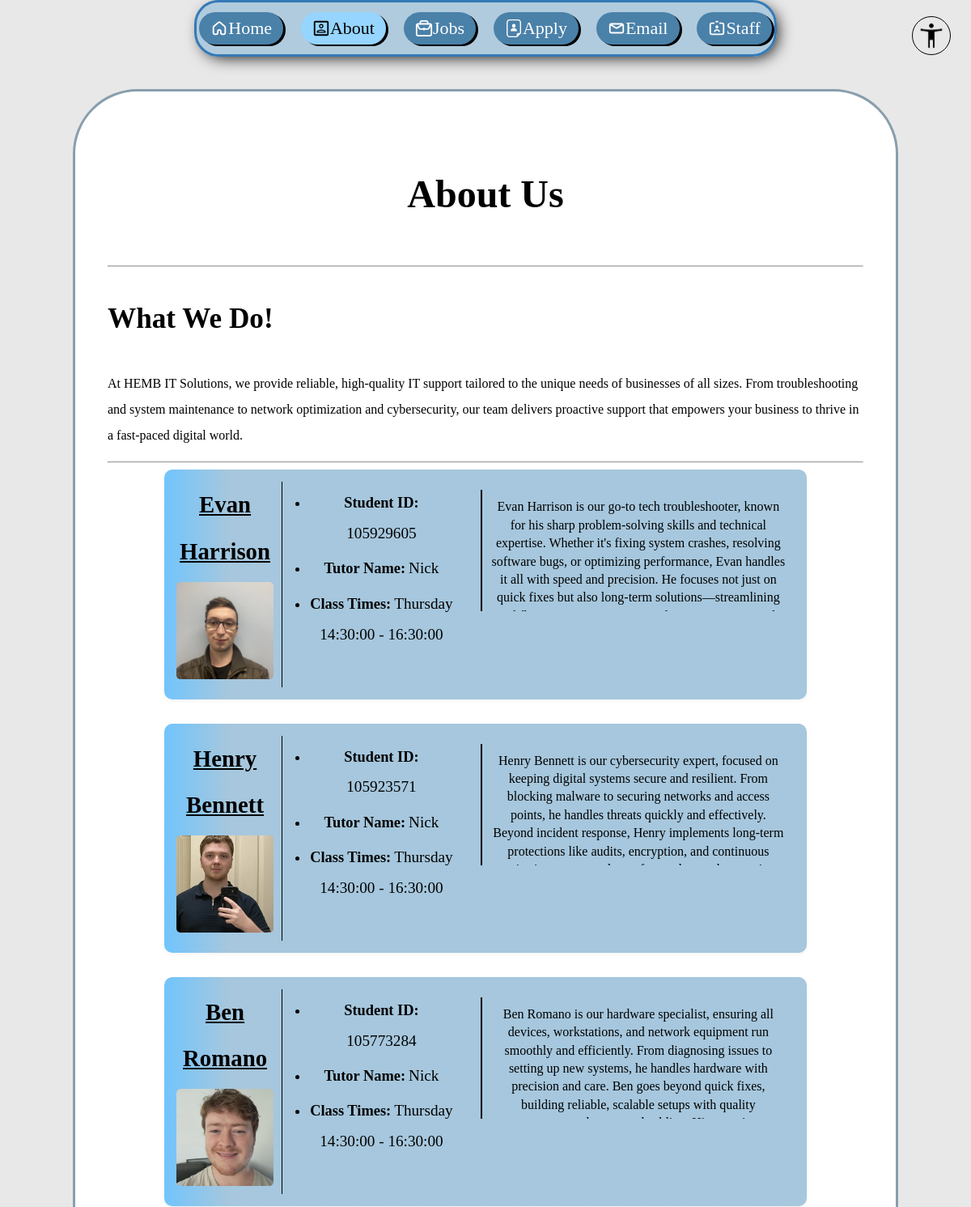
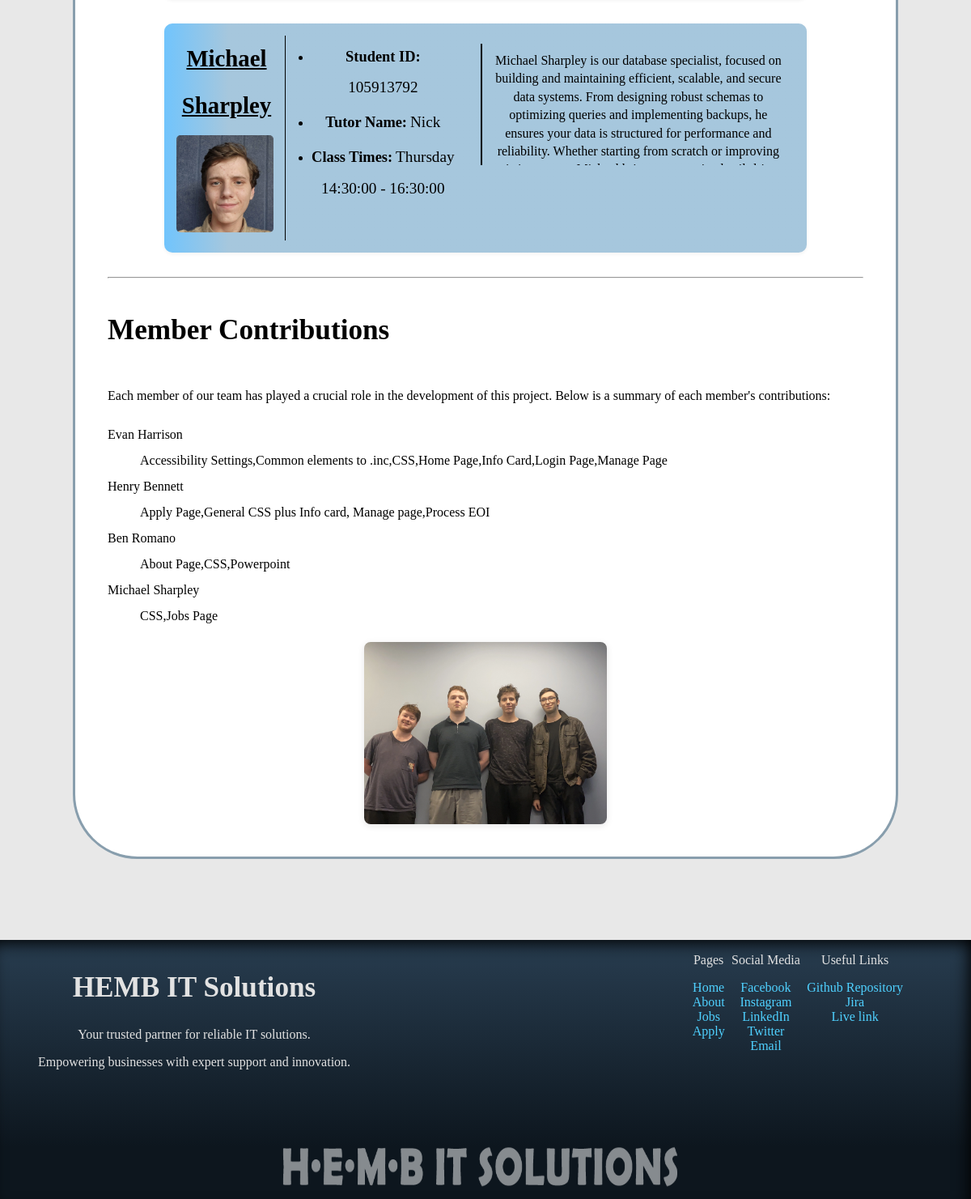
Page /about.php on the committed database (2 pictures, top to bottom).
### tables this page shows
CREATE TABLE `employees` (
  `ID` int(10) UNSIGNED NOT NULL COMMENT 'The employees ID',
  `First_name` varchar(100) NOT NULL COMMENT 'The Employees first name',
  `Last_name` varchar(100) NOT NULL COMMENT 'The Employees last name',
  `Student_ID` int(9) NOT NULL COMMENT 'The employees student ID',
  `Tutor_ID` int(11) UNSIGNED NOT NULL COMMENT 'The link to the tutor for this employee',
  `Class_Time_ID` int(11) UNSIGNED NOT NULL COMMENT 'The foreign key link to the class times',
  `Photo` varchar(255) NOT NULL COMMENT 'The file name for the photo of this employee',
  `Photo_Alt` varchar(255) NOT NULL COMMENT 'The Employees alternate description for the photo incase it doesn''t load or for accessibility reasons',
  `Description` text NOT NULL COMMENT 'The description of what this employee does for the company'
);

CREATE TABLE `tutors` (
  `Tutor_ID` int(11) UNSIGNED NOT NULL COMMENT 'The ID for a tutor',
  `Name` varchar(100) NOT NULL COMMENT 'The Name for that tutor'
);

CREATE TABLE `class_times` (
  `Class_Time_ID` int(11) UNSIGNED NOT NULL COMMENT 'The unique identifier of the class time',
  `Day` enum('Monday','Tuesday','Wednesday','Thursday','Friday') NOT NULL COMMENT 'The day when the class happens',
  `Start_Time` time NOT NULL COMMENT 'The time when the class starts',
  `End_Time` time NOT NULL COMMENT 'the time when class ends'
);

### about.php (the view, shortened to what this page needs)
<?php
include './php/functionality.php';
require_once './php/settings.php';
$conn = new mysqli($host, $user, $pwd, $sql_db);
$query = "
SELECT
    e.*,
    t.Name               AS tutor_Name,
    ct.Day              AS class_time_Day,
    ct.Start_Time       AS class_start_time,
    ct.End_Time         AS class_end_time,
    GROUP_CONCAT(c.Contribution ORDER BY c.Contribution SEPARATOR ',') AS contributions
FROM employees AS e
    LEFT JOIN tutors AS t
        ON e.Tutor_ID = t.Tutor_ID
    LEFT JOIN class_times AS ct
        ON e.Class_Time_ID = ct.Class_Time_ID
    LEFT JOIN contributions AS c
        ON e.ID = c.Employee_ID
    GROUP BY e.ID;
";
$result = $conn->query($query);
?>
<!DOCTYPE html>
<html lang="en" class="<?php set_accessibility(); ?>">
<head>
    <link rel="stylesheet" href="./styles/styles.css" />
</head>
<body>
    <?php
        include './inc/accessibility.inc';
        include './inc/navigation.inc';
    ?>
        <main id="About_Main">
            <h1 id="about_us_heading">About Us</h1>
            <hr>
        <h2 class="about_us">What We Do!</h2>
        <p class="about_us">
            At HEMB IT Solutions, we provide reliable, high-quality IT support tailored to the unique needs of businesses of all sizes.
            From troubleshooting and system maintenance to network optimization and cybersecurity, our team delivers proactive support
            that empowers your business to thrive in a fast-paced digital world.
        </p>
        <hr />
        <div id="employee_info">
            <?php
            while ($row = $result->fetch_assoc()) {
                echo "<div class='employee_box main_section'>";
                echo "<div class='individual_employee'>";
                echo "<div class='title_image_and_list_flex_container'>";
                echo "<div class='title_image'>";
                echo "<h3>" . htmlspecialchars($row['First_name']) . " " . htmlspecialchars($row['Last_name']) . "</h3>";
                echo "<img class='individual_employee_photos' src='images/" . htmlspecialchars($row['Photo']) . "' alt='Front-facing picture of " . htmlspecialchars($row['First_name']) . ", one of the team members'>";
                echo "</div>";
                echo "<div class='info-section'>";
                echo "<ul>";
                echo "<li><strong>Student ID:</strong> <span class='info-value'>" . htmlspecialchars($row['Student_ID']) . "</span></li>";
                echo "<li><strong>Tutor Name:</strong> <span class='info-value'>" . htmlspecialchars($row['tutor_Name']) . "</span></li>";
                echo "<li><strong>Class Times:</strong> <span class='info-value'>" . htmlspecialchars($row['class_time_Day']) . " " . htmlspecialchars($row['class_start_time']) . " - " . htmlspecialchars($row['class_end_time']) . "</span></li>";
                echo "</ul>";
                echo "</div>";
                echo "</div>";
                echo "<div class='description_box'><p>" . htmlspecialchars($row['Description']) . "</p></div>";
                echo "</div>";
                echo "</div>";
            }
            ?>
        </div>
        <hr />
        <section id="member_contributions">
            <h2>Member Contributions</h2>
            <p>Each member of our team has played a crucial role in the development of this project. Below is a summary of each member's contributions:</p>
            <dl>
                <?php
                $result = $conn->query($query);
                while ($row = $result->fetch_assoc()) {
                    echo "<dt>" . htmlspecialchars($row['First_name']) . " " . htmlspecialchars($row['Last_name']) . "</dt>";
                    echo "<dd>" . htmlspecialchars($row['contributions']) . "</dd>";
                }
                ?>
            </dl>
        </section>
                <img id="Group_Photo" src="images/Group_Photo.webp" alt="A Photo of 4 people showing the developer team">
        </main>
        <?php
            include './inc/footer.inc';
        ?>
    </body>
</html>

### php/functionality.php (shortened to what this page needs)
<?php
    function set_accessibility(): void {
        $preferences = implode(" ", array_filter(
            $_SESSION['accessibility'],
            function($array_item) {
                return !str_contains($array_item, "default");
            }
        ));
        if ($preferences == "") {
            echo "";
        }
        else {
            echo $preferences;
        }
    }

### inc/accessibility.inc (shortened to what this page needs)
<section id="access_dropdown">
    <section id="dropdown_preview" tabindex="0">
        <img src="./images/accessibility_icon.webp" alt="an image of a person with a disability icon">
    </section>
</section>

### inc/navigation.inc
<?php
    $currentfile = basename($_SERVER['PHP_SELF'])
?>
<nav class="main_navigation" id="<?php echo substr($currentfile, 0, -4); ?>_nav">
    <a class="<?php if ($currentfile == "index.php") { echo "current";} ?>" href="./index.php"><?php echo NAV_SVG_ICONS['Home']; ?>Home</a>
    <a class="<?php if ($currentfile == "about.php") { echo "current";} ?>" href="./about.php"><?php echo NAV_SVG_ICONS['About']; ?>About</a>
    <a class="<?php if ($currentfile == "jobs.php") { echo "current";} ?>" href="./jobs.php"><?php echo NAV_SVG_ICONS['Jobs']; ?>Jobs</a>
    <a class="<?php if ($currentfile == "apply.php") { echo "current";} ?>" href="./apply.php"><?php echo NAV_SVG_ICONS['Apply']; ?>Apply</a>
    <a href="mailto:hemb.ithelp@gmail.com"><?php echo NAV_SVG_ICONS['Email']; ?>Email</a>
    <a class="<?php if ($currentfile == "login.php") { echo "current";} ?>" href="./login.php"><?php echo NAV_SVG_ICONS['Staff']; ?>Staff</a>
</nav>

### inc/footer.inc
<footer>
    <section id="footer_company_description">
        <h2>HEMB IT Solutions</h2>
        <p>Your trusted partner for reliable IT solutions.</p>
        <p>Empowering businesses with expert support and innovation.</p>
    </section>
    <div id="footer_empty_row">
    </div>
    <div id="footer_links_flex_container">
        <div class="footer_links">
            <p>Pages</p>
            <nav>
                <a href="./index.php">Home</a>
                <a href="./about.php">About</a>
                <a href="./jobs.php">Jobs</a>
                <a href="./apply.php">Apply</a>
            </nav>
        </div>
        <div class="footer_links">
            <p>Social Media</p>
            <nav>
                <a href="https://www.facebook.com/" target="_blank">Facebook</a>
                <a href="https://www.instagram.com/" target="_blank">Instagram</a>
                <a href="https://www.linkedin.com/" target="_blank">LinkedIn</a>
                <a href="https://www.twitter.com/" target="_blank">Twitter</a>
                <a href="mailto:hemb.ithelp@gmail.com">Email</a>
            </nav>
        </div>
        <div class="footer_links">
            <p>Useful Links</p>
            <nav>
                <a href="https://github.com/SPUDYBRO/HEMB" target="_blank">Github Repository</a>
                <a href="https://hemb-it-support.atlassian.net/jira/software/projects/SCRUM/boards/1" target="_blank">Jira</a>
                <a href="https://spudybro.github.io/HEMB/" target="_blank">Live link</a>
            </nav>
        </div>
        <div id="footer_image">
            <img src="./images/footer_image.webp" alt="text saying 'HEMB IT Solutions'">
        </div>
    </div>
</footer>

### rows in the picture
employees: First_name "Evan", Last_name "Harrison", Photo+First_name (picture), Student_ID "105929605", Tutor_ID.Name "Nick", Class_Time_ID.Day "Thursday", Class_Time_ID.Start_Time "14:30:00", Class_Time_ID.End_Time "16:30:00", Description "Evan Harrison is our go-to tech troubleshooter, known for his sharp problem-solving skills and technical expertise. Whether it's fixing system crashes, resolving software bugs, or optimizing performance, Evan handles it all with speed and precision. He focuses not just on quick fixes but also long-term solutions—streamlining…", contributions "Accessibility Settings,Common elements to .inc,CSS,Home Page,Info Card,Login Page,Manage Page"
employees: First_name "Henry", Last_name "Bennett", Photo (picture), Student_ID "105923571", Tutor_ID.Name "Nick", Class_Time_ID.Day "Thursday", Class_Time_ID.Start_Time "14:30:00", Class_Time_ID.End_Time "16:30:00", Description "Henry Bennett is our cybersecurity expert, focused on keeping digital systems secure and resilient. From blocking malware to securing networks and access points, he handles threats quickly and effectively. Beyond incident response, Henry implements long-term protections like audits, encryption, and continuous…", contributions "Apply Page,General CSS plus Info card, Manage page,Process EOI"
employees: First_name "Ben", Last_name "Romano", Photo (picture), Student_ID "105773284", Tutor_ID.Name "Nick", Class_Time_ID.Day "Thursday", Class_Time_ID.Start_Time "14:30:00", Class_Time_ID.End_Time "16:30:00", Description "Ben Romano is our hardware specialist, ensuring all devices, workstations, and network equipment run smoothly and efficiently. From diagnosing issues to setting up new systems, he handles hardware with precision and care. Ben goes beyond quick fixes, building reliable, scalable setups with quality…", contributions "About Page,CSS,Powerpoint"
employees: First_name "Michael", Last_name "Sharpley", Photo+First_name (picture), Student_ID "105913792", Tutor_ID.Name "Nick", Class_Time_ID.Day "Thursday", Class_Time_ID.Start_Time "14:30:00", Class_Time_ID.End_Time "16:30:00", Description "Michael Sharpley is our database specialist, focused on building and maintaining efficient, scalable, and secure data systems. From designing robust schemas to optimizing queries and implementing backups, he ensures your data is structured for performance and reliability. Whether starting from scratch or improving…", contributions "CSS,Jobs Page"
